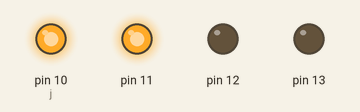
Simulated run of this sketch. Board: Arduino Uno, built with avr-gcc and run on an emulated ATmega328P. Shown: output pins drawn as LEDs (lit = HIGH).

Above: at 0.2 s.
At 1.2 s:
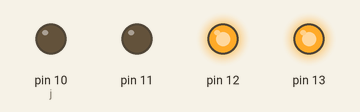
At 2.7 s:
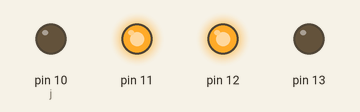
At 3.7 s:
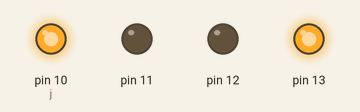
Timing chart, 0 to 4.6 s (numbered marks = the images above):
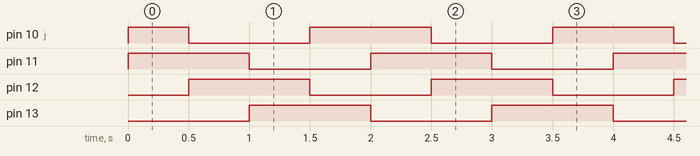

Measured:
- by itself, pin 10 (j): repeats every 2.0 s: LOW 1.0 s, HIGH 1.0 s
- by itself, pin 11–13: alternates HIGH for 1.0 s and LOW for 1.0 s
- by itself, everything shown: repeats every 2.0 s, in 5 steps

The sketch:

Code_file-Chaser.ino
```cpp
void setup()
{
    for(int i=10;i<=13;i++){
    pinMode(i,OUTPUT);
  }
}

void loop()
{
  for(int i=10;i<14;i++)
  {
    digitalWrite(i,HIGH);
    int j=i+1;
    if(j>13){
    j=10;
    }
    digitalWrite(j,HIGH);
    delay(500);
    digitalWrite(i,LOW);
    digitalWrite(j,LOW);
  }
}
```
